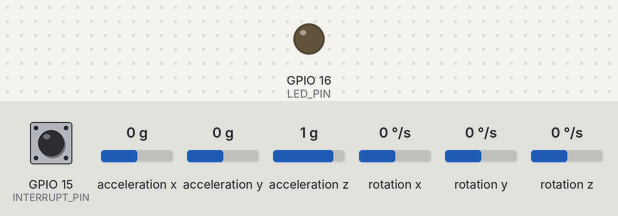
The sketch below on a simulated ESP8266 (NodeMCU). Shown: output pins drawn as LEDs (lit = HIGH). Dashed ring = blinking. The inputs (shaded band) are chosen by the test bench; at power-on: GPIO 15 (INTERRUPT_PIN) LOW, acceleration x 0 g, acceleration y 0 g, acceleration z 1 g, rotation x 0 °/s, rotation y 0 °/s, rotation z 0 °/s. WiFi joins after 1.5 s; servers stay silent unless stated; the sensor or clock chip raises its interrupt line as the real part does; what the sketch prints to the serial monitor is not drawn.

Above: at 5.2 s.
At 7.6 s:
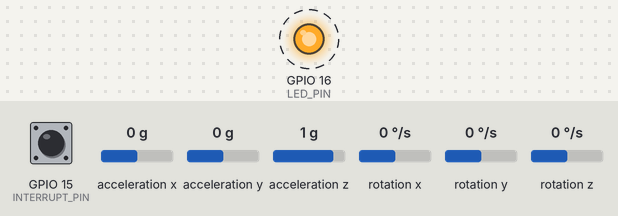
Timing chart, 0 to 8.0 s (numbered marks = the images above):
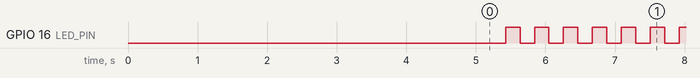

The sketch:

NodeMCUWiFiMPU2.ino
```cpp
// change your ssid and password accordingly

#include <ESP8266WiFi.h>

#include <ESP8266HTTPClient.h>
String me;
String  httpurl;
String  TheHiddenAnswerOfClient;
HTTPClient http;
//float a[2];
String mystring[2]; //defined a string array to transfer ypr data to pi since float values can't be transferred
//------------------------------------------------------------------------------------------DMP------------------------------------------------------------------------------------------
// I2Cdev and MPU6050 must be installed as libraries, or else the .cpp/.h files
// for both classes must be in the include path of your project
#include "I2Cdev.h"

#include "MPU6050_6Axis_MotionApps20.h"
//#include "MPU6050.h" // not necessary if using MotionApps include file

// Arduino Wire library is required if I2Cdev I2CDEV_ARDUINO_WIRE implementation
// is used in I2Cdev.h
#if I2CDEV_IMPLEMENTATION == I2CDEV_ARDUINO_WIRE
    #include "Wire.h"
#endif

// class default I2C address is 0x68
// specific I2C addresses may be passed as a parameter here
// AD0 low = 0x68 (default for SparkFun breakout and InvenSense evaluation board)
// AD0 high = 0x69
MPU6050 mpu;
//MPU6050 mpu(0x69); // <-- use for AD0 high

// uncomment "OUTPUT_READABLE_YAWPITCHROLL" if you want to see the yaw/
// pitch/roll angles (in degrees) calculated from the quaternions coming
// from the FIFO. Note this also requires gravity vector calculations.
// Also note that yaw/pitch/roll angles suffer from gimbal lock (for
// more info, see: http://en.wikipedia.org/wiki/Gimbal_lock)
#define OUTPUT_READABLE_YAWPITCHROLL


#define INTERRUPT_PIN 15  // D8 on nodemcu                                                                      //INT
#define LED_PIN 16 // led_builtin on nodemcu
bool blinkState = false;
int p ,r;

// MPU control/status vars
bool dmpReady = false;  // set true if DMP init was successful
uint8_t mpuIntStatus;   // holds actual interrupt status byte from MPU                                          //INT
uint8_t devStatus;      // return status after each device operation (0 = success, !0 = error)
uint16_t packetSize;    // expected DMP packet size (default is 42 bytes)
uint16_t fifoCount;     // count of all bytes currently in FIFO
uint8_t fifoBuffer[64]; // FIFO storage buffer

// orientation/motion vars
Quaternion q;           // [w, x, y, z]         quaternion container
VectorInt16 aa;         // [x, y, z]            accel sensor measurements
VectorInt16 aaReal;     // [x, y, z]            gravity-free accel sensor measurements
VectorInt16 aaWorld;    // [x, y, z]            world-frame accel sensor measurements
VectorFloat gravity;    // [x, y, z]            gravity vector
float euler[3];         // [psi, theta, phi]    Euler angle container
float ypr[3];           // [yaw, pitch, roll]   yaw/pitch/roll container and gravity vector
float yprn[3];
// packet structure for InvenSense teapot demo
uint8_t teapotPacket[14] = { '$', 0x02, 0,0, 0,0, 0,0, 0,0, 0x00, 0x00, '\r', '\n' };
// ================================================================
// ===               INTERRUPT DETECTION ROUTINE                ===
// ================================================================

volatile bool mpuInterrupt = false;     // indicates whether MPU interrupt pin has gone high                    //INT
void dmpDataReady() {
    mpuInterrupt = true;
}
//--------------------------------------------------------------------------------------DMP----------------------------------------------------------------------------------------------------

//----------------------------------------------------------------------------------------------------------------------------------------------------------------------------------------------
//---------------------------------------------------------------------------------------FUNCTIONS-------------------------------------------------------------------------------------------------

String gettheAnswer(String IPcache, String monmessagecache) {
httpurl = "http://";
httpurl+=IPcache;
httpurl+="/";
httpurl+=monmessagecache;
http.begin(httpurl);
http.GET();
TheHiddenAnswerOfClient = (http.getString());
http.end();
return TheHiddenAnswerOfClient;
}

void setup()
{

  pinMode(16,OUTPUT);
  Serial.begin(115200);
  WiFi.disconnect();
  delay(3000);
  Serial.println("START");
   WiFi.begin("sampc","sampcpassword");                            // to be checked each time
  while ((!(WiFi.status() == WL_CONNECTED))){
    delay(300);
    //Serial.print("..");

  }
  Serial.println("Connected");
  Serial.println("Your IP is");
  Serial.println((WiFi.localIP().toString()));
  //---------------------------------------------------------------------------DMP--------------------------
  // join I2C bus (I2Cdev library doesn't do this automatically)
    #if I2CDEV_IMPLEMENTATION == I2CDEV_ARDUINO_WIRE
        Wire.begin();//use default I2C pins on NodeMCU
        Wire.setClock(400000); // 400kHz I2C clock. Comment this line if having compilation difficulties
    #elif I2CDEV_IMPLEMENTATION == I2CDEV_BUILTIN_FASTWIRE
        Fastwire::setup(400, true);
    #endif

    // initialize serial communication
    // (115200 chosen because it is required for Teapot Demo output, but it's
    // really up to you depending on your project)
    Serial.begin(115200);
    while (!Serial); // wait for Leonardo enumeration, others continue immediately

    // NOTE: 8MHz or slower host processors, like the Teensy @ 3.3V or Arduino
    // Pro Mini running at 3.3V, cannot handle this baud rate reliably due to
    // the baud timing being too misaligned with processor ticks. You must use
    // 38400 or slower in these cases, or use some kind of external separate
    // crystal solution for the UART timer.

    // initialize device
    Serial.println(F("Initializing I2C devices..."));
    mpu.initialize();
    pinMode(INTERRUPT_PIN, INPUT);                                                                            //INT

    // verify connection
    Serial.println(F("Testing device connections..."));
    Serial.println(mpu.testConnection() ? F("MPU6050 connection successful") : F("MPU6050 connection failed"));

    // wait for ready
    Serial.println(F("\nSend any character to begin DMP programming and demo: "));
    while (Serial.available() && Serial.read()); // empty buffer
    //while (!Serial.available());                 // wait for data                                                 // commented by Sameer for module to run automatically as soon as power is applied
    while (Serial.available() && Serial.read()); // empty buffer again

    // load and configure the DMP
    Serial.println(F("Initializing DMP..."));
    devStatus = mpu.dmpInitialize();

    // supply your own gyro offsets here, scaled for min sensitivity
    mpu.setXGyroOffset(31);
    mpu.setYGyroOffset(-50);
    mpu.setZGyroOffset(-15);
    mpu.setZAccelOffset(1582); // 1688 factory default for my test chip
                                                                                               // To be calculated by IMU example code in File under MPU6050
    // make sure it worked (returns 0 if so)
    if (devStatus == 0) {
        // turn on the DMP, now that it's ready
        Serial.println(F("Enabling DMP..."));
        mpu.setDMPEnabled(true);

        // enable Arduino interrupt detection
        Serial.print(F("Enabling interrupt detection (Arduino external interrupt "));
        Serial.print(digitalPinToInterrupt(INTERRUPT_PIN));
        Serial.println(F(")..."));
        attachInterrupt(digitalPinToInterrupt(INTERRUPT_PIN), dmpDataReady, RISING);
        mpuIntStatus = mpu.getIntStatus();

        // set our DMP Ready flag so the main loop() function knows it's okay to use it
        Serial.println(F("DMP ready! Waiting for first interrupt..."));
        dmpReady = true;

        // get expected DMP packet size for later comparison
        packetSize = mpu.dmpGetFIFOPacketSize();
    } else {
        // ERROR!
        // 1 = initial memory load failed
        // 2 = DMP configuration updates failed
        // (if it's going to break, usually the code will be 1)
        Serial.print(F("DMP Initialization failed (code "));
        Serial.print(devStatus);
        Serial.println(F(")"));
    }

    // configure LED for output
    pinMode(LED_PIN, OUTPUT);
 //-------------------------------------------------------------------------DMP----------------------------------------------------------------------------------------------------
//16,5,4,0,2
}


void loop()
{// if programming failed, don't try to do anything
    if (!dmpReady) return;

    // wait for MPU interrupt or extra packet(s) available
    while (!mpuInterrupt && fifoCount < packetSize) {
        if (mpuInterrupt && fifoCount < packetSize) {
          // try to get out of the infinite loop
          fifoCount = mpu.getFIFOCount();
        }
        // other program behavior stuff here
        // .
        // .
        // .
        // if you are really paranoid you can frequently test in between other
        // stuff to see if mpuInterrupt is true, and if so, "break;" from the
        // while() loop to immediately process the MPU data
        // .
        // .
        // .
    }

    // reset interrupt flag and get INT_STATUS byte
    mpuInterrupt = false;
    mpuIntStatus = mpu.getIntStatus();

    // get current FIFO count
    fifoCount = mpu.getFIFOCount();

    // check for overflow (this should never happen unless our code is too inefficient)
    if ((mpuIntStatus & _BV(MPU6050_INTERRUPT_FIFO_OFLOW_BIT)) || fifoCount >= 1024) {
        // reset so we can continue cleanly
        mpu.resetFIFO();
        fifoCount = mpu.getFIFOCount();
        //Serial.println(F("FIFO overflow!"));
        mystring[0]=String(yprn[0]);                                                                                  //this plus upcoming 5 line sare edited by Sameer
        mystring[1]=String(yprn[1]);
        mystring[2]=String(yprn[2]);
        String rpy = mystring[0]+","+mystring[1]+","+mystring[2];
        me=gettheAnswer("192.168.137.71:8080",rpy);              // ip to be changed accordingly
        Serial.println(me);

    // otherwise, check for DMP data ready interrupt (this should happen frequently)
    } else if (mpuIntStatus & _BV(MPU6050_INTERRUPT_DMP_INT_BIT)) {
        // wait for correct available data length, should be a VERY short wait
        while (fifoCount < packetSize) fifoCount = mpu.getFIFOCount();

        // read a packet from FIFO
        mpu.getFIFOBytes(fifoBuffer, packetSize);
        mpu.resetFIFO();                                                                       // Edited as per stackexchange
        // track FIFO count here in case there is > 1 packet available
        // (this lets us immediately read more without waiting for an interrupt)
        fifoCount -= packetSize;


        #ifdef OUTPUT_READABLE_YAWPITCHROLL                                  //currently defined
            // display Euler angles in degrees
            mpu.dmpGetQuaternion(&q, fifoBuffer);
            mpu.dmpGetGravity(&gravity, &q);
            mpu.dmpGetYawPitchRoll(ypr, &q, &gravity);

            yprn[0]=ypr[0] * 180/M_PI;
            yprn[1]=ypr[1] * 180/M_PI;
            yprn[2]=ypr[2] * 180/M_PI;
            /*yprn[0]=map(yprn[0], -180.00, +180.00, 1000, 2000);
            yprn[1]=map(yprn[1], -180.00, +180.00, 1000, 2000);
            yprn[2]=map(yprn[2], -180.00, +180.00, 1000, 2000); */
            //Serial.print("ypr\t");
            /*Serial.print(yprn[0]);
            Serial.print("\t");
            Serial.print(yprn[1]);
            Serial.print("\t");
            Serial.println(yprn[2]);
            */
            //Serial.print("--\t");

            if(yprn[1]>-30 && yprn[1]<30) {p=0;} //Edited for pixhawk
            else if(yprn[1]>30) { p=10; }
            else if(yprn[1]<-30) { p=-10; }


            if(yprn[2]>-30 && yprn[2]<30){r=0;}
            else if(yprn[2]>30) { r=10;}
            else if(yprn[2]<-30) { r=-10;}

            //Serial.print("\n");
        #endif


        // blink LED to indicate activity
        blinkState = !blinkState;
        digitalWrite(LED_PIN, blinkState);
    }
 mystring[0]=String(p);
 mystring[1]=String(r);
 //mystring[2]=String(yprn[2]);
 String pr = mystring[0]+","+mystring[1];
 me=gettheAnswer("192.168.137.123:8080",pr);              // ip to be changed accordingly
 Serial.println(me);
//digitalWrite(16,HIGH);
//delay(3000); introduces FIFO overflow
 //me=gettheAnswer("192.168.137.71:8080",mystring[0]);
//digitalWrite(16,LOW);
//Serial.println(me);
 //delay(500);
}
```

Measured:
- by itself, GPIO 16 (LED_PIN): alternates HIGH for 0.21 s and LOW for 0.21 s
